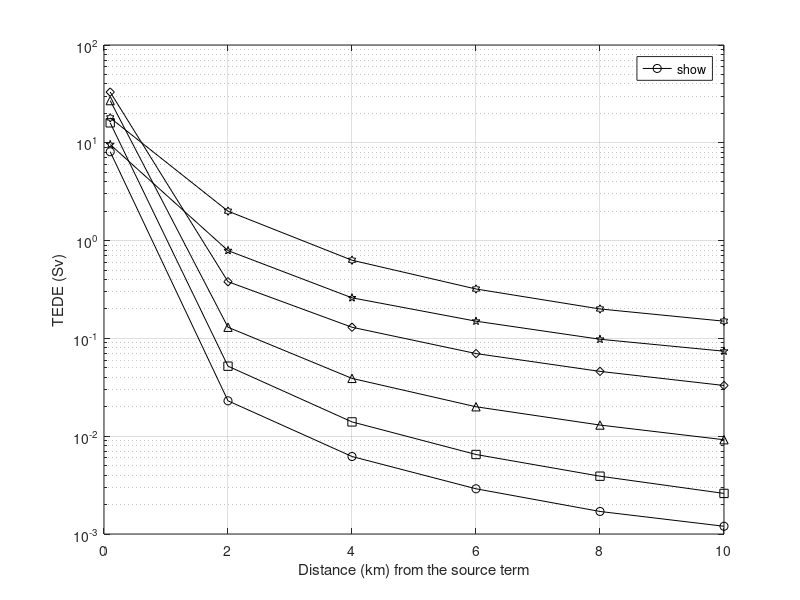
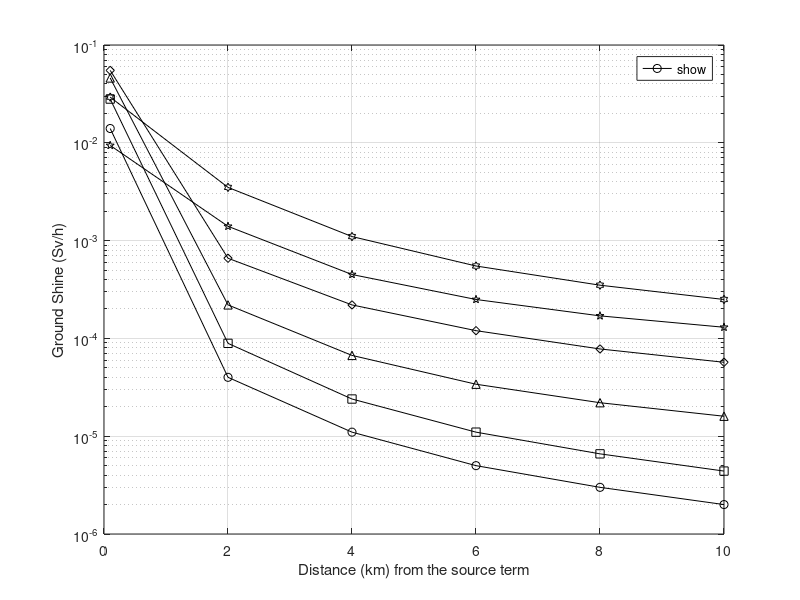
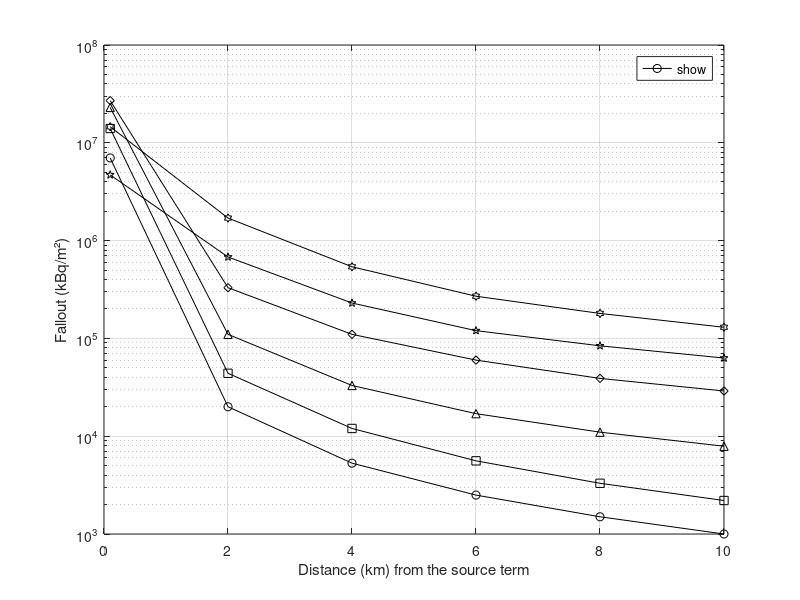
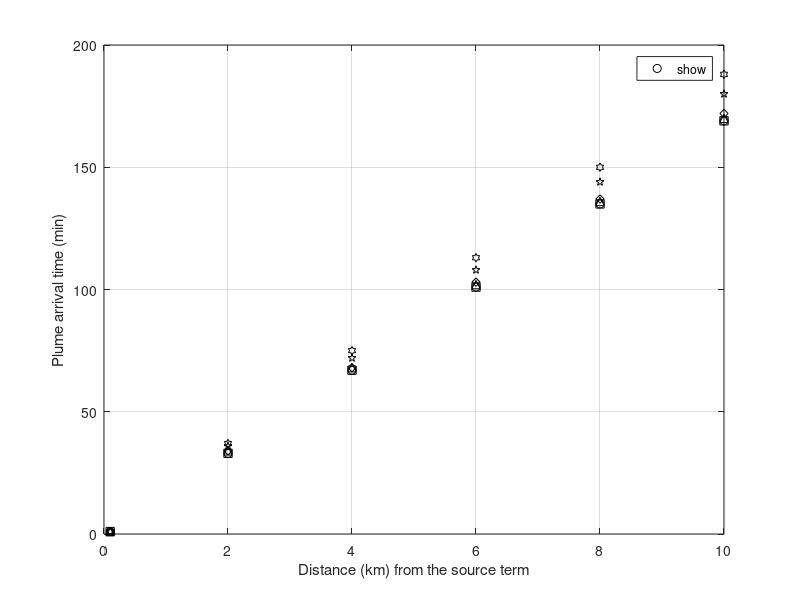

MATLAB code to generate these figures, in order:
% --------------------------Disclaimer-------------------------------------
% ANALYSIS OF PHASE 2, STAGE 1, OFF-SITE RELEASE
% Author: Rodrigo Carneiro Curzio (rodrigo.curzio@ime.eb.br) | Date: Set 15th 2024
% Based on: HOMANN, Steven G. HotSpot health physics codes. Lawrence Livermore National Laboratory (LLNL), Livermore, CA (United States), 2010.
% -------------------------------------------------------------------------
clear all, clc, close all

%% --- Step 1: Global parameters ------------------------------------------
% Distance from the source term (km)
Location = [0.1; 0.5; 1.0; 2.0; 4.0; 6.0; 8.0; 10.0];

% Selecionando os índices desejados: 1 (0.1), 4 (2), 5 (4), 6 (6), 7 (8), 8 (10)
selectedIndices = [1, 4, 5, 6, 7, 8];
location = Location(selectedIndices);

%% --- Step 2: Sample -----------------------------------------------------
% TEDE (Sv) values for the different PG classes 
A_T = [8.10E+00; 3.50E-01; 9.00E-02; 2.30E-02; 6.20E-03; 2.90E-03; 1.70E-03; 1.20E-03];
B_T = [1.60E+01; 7.90E-01; 2.00E-01; 5.20E-02; 1.40E-02; 6.50E-03; 3.90E-03; 2.60E-03];
C_T = [2.70E+01; 1.80E+00; 4.70E-01; 1.30E-01; 3.90E-02; 2.00E-02; 1.30E-02; 9.20E-03];
D_T = [3.30E+01; 3.90E+00; 1.20E+00; 3.80E-01; 1.30E-01; 7.00E-02; 4.60E-02; 3.30E-02];
E_T = [9.60E+00; 8.40E+00; 2.60E+00; 7.90E-01; 2.60E-01; 1.50E-01; 9.80E-02; 7.40E-02];
F_T = [1.80E+01; 1.60E+01; 6.50E+00; 2.00E+00; 6.30E-01; 3.20E-01; 2.00E-01; 1.50E-01];

% Ground Shine (Sv/h) values for the different PG classes 
A_G = [1.40E-02; 6.00E-04; 1.50E-04; 4.00E-05; 1.10E-05; 5.00E-06; 3.00E-06; 2.00E-06];
B_G = [2.80E-02; 1.40E-03; 3.40E-04; 8.90E-05; 2.40E-05; 1.10E-05; 6.60E-06; 4.40E-06];
C_G = [4.60E-02; 3.10E-03; 8.10E-04; 2.20E-04; 6.70E-05; 3.40E-05; 2.20E-05; 1.60E-05];
D_G = [5.50E-02; 6.80E-03; 2.10E-03; 6.60E-04; 2.20E-04; 1.20E-04; 7.80E-05; 5.70E-05];
E_G = [9.40E-03; 1.40E-02; 4.40E-03; 1.40E-03; 4.50E-04; 2.50E-04; 1.70E-04; 1.30E-04];
F_G = [2.93E-02; 2.60E-02; 1.10E-02; 3.50E-03; 1.10E-03; 5.50E-04; 3.50E-04; 2.50E-04];

% Ground Surface (kBq/m²) values for the different PG classes 
A_S = [7.00E+06; 3.00E+05; 7.70E+04; 2.00E+04; 5.30E+03; 2.50E+03; 1.50E+03; 1.00E+03];
B_S = [1.40E+07; 6.80E+05; 1.70E+05; 4.40E+04; 1.20E+04; 5.60E+03; 3.30E+03; 2.20E+03];
C_S = [2.30E+07; 1.50E+06; 4.10E+05; 1.10E+05; 3.30E+04; 1.70E+04; 1.10E+04; 7.90E+03];
D_S = [2.70E+07; 3.40E+06; 1.00E+06; 3.30E+05; 1.10E+05; 6.00E+04; 3.90E+04; 2.90E+04];
E_S = [4.70E+06; 7.20E+06; 2.20E+06; 6.80E+05; 2.30E+05; 1.20E+05; 8.40E+04; 6.30E+04];
F_S = [1.46E+07; 1.30E+07; 5.60E+06; 1.70E+06; 5.40E+05; 2.70E+05; 1.80E+05; 1.30E+05];

% Arrival Time da Pluma (min) values for the different PG classes 
A_AT = [1.00; 8.00; 16.00; 33.00; 67.00; 101.00; 135.00; 169.00]; % A Class
B_AT = [1.00; 8.00; 16.00; 33.00; 67.00; 101.00; 135.00; 169.00]; % B Class
C_AT = [1.00; 8.00; 17.00; 34.00; 68.00; 102.00; 136.00; 170.00]; % C Class
D_AT = [1.00; 8.00; 17.00; 34.00; 68.00; 103.00; 137.00; 172.00]; % D Class
E_AT = [1.00; 9.00; 18.00; 36.00; 72.00; 108.00; 144.00; 180.00]; % E Class
F_AT = [1.00; 9.00; 18.00; 37.00; 75.00; 113.00; 150.00; 188.00]; % F Class

% Area (km²) of the radioactive plumes for the different PG classes
classes_Pasquill = {'A', 'B', 'C', 'D', 'E', 'F'};
x = 1:length(classes_Pasquill); % Numeric x-axis corresponding to the classes
area_700mSv = [3.40E-02, 5.50E-02, 8.70E-02, 1.70E-01, 3.00E-01, 5.90E-01];
area_100mSv = [2.40E-01, 3.90E-01, 6.70E-01, 1.80E+00, 3.30E+00, 5.40E+00];
area_50mSv  = [4.80E-01, 7.80E-01, 1.40E+00, 4.20E+00, 8.30E+00, 1.10E+01];

% Distances at which TEDE is maximum
max_dist = [0.027; 0.045; 0.068; 0.094; 0.19; 0.35];

% Maximum TEDE values
max_TEDE = [4.20E+01; 3.50E+01;3.40E+01; 3.30E+01; 2.30E+01; 1.80E+01];

% Plume velocity for different PG classes
vel_pluma = [2.4;2.25;2.12;1.9;1.6;1.2];

% Isodoses Curves for different PG classes
inner  =  [0.35, 0.53, 0.81, 1.4, 2.2, 3.7];
middle =  [0.94, 1.4, 2.3, 4.7, 7.9, 12];
outer  =  [1.3, 2, 3.4, 7.5, 13, 17];

% Excess Relative Risk (ERR) for different PG classes - Male Gender
MA = [1.17E+03, 1.25E+01, 6.21E-01, 1.50E-01, 3.99E-02, 1.86E-02, 1.09E-02, 7.68E-03];
MB = [4.34E+03, 2.69E+01, 9.07E+00, 3.48E-01, 9.06E-02, 4.18E-02, 2.50E-02, 1.67E-02];
MC = [1.21E+04, 8.34E+01, 1.59E+01, 9.25E-01, 2.58E-01, 1.30E-01, 8.41E-02, 5.93E-02];
MD = [1.79E+04, 3.06E+02, 4.59E+01, 1.33E+01, 7.69E+00, 4.75E-01, 3.06E-01, 2.17E-01];
ME = [1.62E+03, 1.26E+03, 1.51E+02, 2.69E+01, 1.04E+01, 8.07E+00, 6.80E-01, 5.04E-01];
MF = [5.46E+03, 4.34E+03, 7.77E+02, 9.85E+01, 2.10E+01, 1.18E+01, 9.07E+00, 8.07E+00];

% Excess Relative Risk (ERR) for different PG classes - Female Gender
FA = [8.36E+02, 8.93E+00, 4.82E-01, 1.16E-01, 3.10E-02, 1.44E-02, 8.45E-03, 5.97E-03];
FB = [3.09E+03, 1.92E+01, 6.45E+00, 2.70E-01, 7.04E-02, 3.25E-02, 1.94E-02, 1.29E-02];
FC = [8.60E+03, 5.94E+01, 1.13E+01, 5.47E+00, 2.00E-01, 1.01E-01, 6.53E-02, 4.61E-02];
FD = [1.28E+04, 2.18E+02, 3.27E+01, 9.49E+00, 5.47E+00, 3.69E-01, 2.38E-01, 1.69E-01];
FE = [1.15E+03, 8.96E+02, 1.08E+02, 1.92E+01, 7.38E+00, 5.74E+00, 5.28E-01, 3.91E-01];
FF = [3.89E+03, 3.09E+03, 5.53E+02, 7.01E+01, 1.49E+01, 8.39E+00, 6.45E+00, 5.74E+00];

%% --- Step 3: Results -----------------------------------------------------

% 1) TEDE (Sv)
% semilogy graph
figure;
semilogy(location, A_T(selectedIndices), '-ko', 'DisplayName', 'A Class');
hold on;
semilogy(location, B_T(selectedIndices), '-ks', 'DisplayName', 'B Class');
semilogy(location, C_T(selectedIndices), '-k^', 'DisplayName', 'C Class');
semilogy(location, D_T(selectedIndices), '-kd', 'DisplayName', 'D Class');
semilogy(location, E_T(selectedIndices), '-kp', 'DisplayName', 'E Class');
semilogy(location, F_T(selectedIndices), '-kh', 'DisplayName', 'F Class');
hold off;

% chart settings 
xlabel('Distance (km) from the source term');
ylabel('TEDE (Sv)');
legend("show",'Box','off');
grid on;
xlim([0 10]);
xticks(0:2:10); 

% 2) Ground Shine (Sv/h)
% Semilogy graph 
figure
semilogy(location, A_G(selectedIndices), '-ko', 'DisplayName', 'A Class');
hold on;
semilogy(location, B_G(selectedIndices), '-ks', 'DisplayName', 'B Class');
semilogy(location, C_G(selectedIndices), '-k^', 'DisplayName', 'C Class');
semilogy(location, D_G(selectedIndices), '-kd', 'DisplayName', 'D Class');
semilogy(location, E_G(selectedIndices), '-kp', 'DisplayName', 'E Class');
semilogy(location, F_G(selectedIndices), '-kh', 'DisplayName', 'F Class');
hold off;

% Chart settings
xlabel('Distance (km) from the source term');
ylabel('Ground Shine (Sv/h)');
legend("show",'Box','off')
grid on;
xlim([0 10]);
xticks(0:2:10);

% 3) Ground Surface (kBq/m²)
% Semilogy graph 
figure
semilogy(location, A_S(selectedIndices), '-ko', 'DisplayName', 'A Class');
hold on;
semilogy(location, B_S(selectedIndices), '-ks', 'DisplayName', 'B Class');
semilogy(location, C_S(selectedIndices), '-k^', 'DisplayName', 'C Class');
semilogy(location, D_S(selectedIndices), '-kd', 'DisplayName', 'D Class');
semilogy(location, E_S(selectedIndices), '-kp', 'DisplayName', 'E Class');
semilogy(location, F_S(selectedIndices), '-kh', 'DisplayName', 'F Class');
hold off;

% Chart settings
xlabel('Distance (km) from the source term');
ylabel('Fallout (kBq/m²)');
legend("show",'Box','off')
grid on;
xlim([0 10]);
xticks(0:2:10);

% 4) Plume Arrival Time (min)
% Graph
figure;
plot(location, A_AT(selectedIndices), 'ko', 'DisplayName', 'A Class');
hold on;
plot(location, B_AT(selectedIndices), 'ks', 'DisplayName', 'B Class');
plot(location, C_AT(selectedIndices), 'k^', 'DisplayName', 'C Class');
plot(location, D_AT(selectedIndices), 'kd', 'DisplayName', 'D Class');
plot(location, E_AT(selectedIndices), 'kp', 'DisplayName', 'E Class');
plot(location, F_AT(selectedIndices), 'kh', 'DisplayName', 'F Class');
hold off;

% Chart settings
xlabel('Distance (km) from the source term');
ylabel('Plume arrival time (min)');
legend("show",'Box','off','Location','best') 
grid on;
xlim([0 10]);
xticks(0:2:10);

% 5) Plume Area  (km²)
% Graph
figure;
plot(x, area_700mSv, 'ko', 'DisplayName', '700 mSv','LineWidth',1.5,'MarkerFaceColor','k');
hold on;
plot(x, area_100mSv, 'ks', 'DisplayName', '100 mSv','LineWidth',1.5,'MarkerFaceColor','k');
hold on;
plot(x, area_50mSv, 'k^', 'DisplayName', '50 mSv','LineWidth',1.5,'MarkerFaceColor','k');
hold on;
hold off;

% Adjusting the x-axis to show the Pasquill-Gifford classes
set(gca, 'XTick', x, 'XTickLabel', classes_Pasquill);

% Chart settings
xlabel('Pasquill-Gifford Classes');
ylabel('Plume area (km²)');
legend('Location', 'best', 'Box', 'off'); 
grid on;

% 6) Maximum TEDE (Sv) 
% Graph 
figure;
plot(x, max_TEDE, 'k^','LineWidth',1.5,'MarkerFaceColor','k');

% Adjusting the x-axis to show Pasquill-Gifford classes
set(gca, 'XTick', x, 'XTickLabel', classes_Pasquill);

% Chart settings
xlabel('Pasquill-Gifford Classes');
ylabel('Maximum TEDE');
grid on;

% 7) Plume Velocity (m/s)
% Graph
figure;
plot(x, vel_pluma, 'kd','LineWidth',1.5','MarkerFaceColor','k');

% Adjusting the x-axis to show Pasquill-Gifford classes
set(gca, 'XTick', x, 'XTickLabel', classes_Pasquill);

% Chart settings
xlabel('Pasquill-Gifford Classes');
ylabel('Velocity (m/s)');
grid on;

% 8) Distance where TEDE is maximum (km)
% Graph
figure;
plot(x, max_dist*1000, 'k^','LineWidth',1.5','MarkerFaceColor','k');

% Adjusting the x-axis to show Pasquill-Gifford classes
set(gca, 'XTick', x, 'XTickLabel', classes_Pasquill);

% Chart settings
xlabel('Pasquill-Gifford Classes');
ylabel('Distance (m) from the source term');
grid on;

% 9) Contours of isodoses (TEDE-Sv)
% Graph
figure;
hold on;
plot(x, inner, 'k^', 'DisplayName', '700 mSv', 'LineWidth', 2,'MarkerFaceColor','k');
plot(x, middle, 'ks', 'DisplayName', '100 mSv', 'LineWidth', 2,'MarkerFaceColor','k');
plot(x, outer, 'kd', 'DisplayName', '50 mSv', 'LineWidth', 2,'MarkerFaceColor','k');
xlabel('Pasquill-Gifford Classes');
ylabel('Distance (km)');

% Add labels to classes on the x-axis
set(gca, 'XTick', x, 'XTickLabel', classes_Pasquill);

% Add a caption
legend('Location', 'best', 'Box', 'off'); 

% Add a grid
grid on;

% Adjusting the y-axis limits
ylim([0 20]);
box on

hold off;

% 10) ERR Male 
% Graph
figure;
semilogy(location, MA(selectedIndices), 'o', 'MarkerEdgeColor', 'k', 'MarkerFaceColor', 'k', 'DisplayName', 'A Class'); hold on;
semilogy(location, MB(selectedIndices), '^', 'MarkerEdgeColor', 'k', 'MarkerFaceColor', 'k', 'DisplayName', 'B Class');
semilogy(location, MC(selectedIndices), 's', 'MarkerEdgeColor', 'k', 'MarkerFaceColor', 'k', 'DisplayName', 'C Class');
semilogy(location, MD(selectedIndices), '*', 'MarkerEdgeColor', 'k', 'MarkerFaceColor', 'k', 'DisplayName', 'D Class');
semilogy(location, ME(selectedIndices), 'd', 'MarkerEdgeColor', 'k', 'MarkerFaceColor', 'k', 'DisplayName', 'E Class');
semilogy(location, MF(selectedIndices), '+', 'MarkerEdgeColor', 'k', 'MarkerFaceColor', 'k', 'DisplayName', 'F Class');

% Add title and labels to axes
xlabel('Distance (km) from the source term');
ylabel('ERR (Leucemia - Male)');
legend('Location', 'bestoutside', 'Box', 'off'); 
grid on;
xlim([0 10]);
xticks(0:2:10); 

% 11) ERR Female
% Graph
figure;
semilogy(location, FA(selectedIndices), 'o', 'MarkerEdgeColor', 'k', 'MarkerFaceColor', 'k', 'DisplayName', 'A Class'); hold on;
semilogy(location, FB(selectedIndices), '^', 'MarkerEdgeColor', 'k', 'MarkerFaceColor', 'k', 'DisplayName', 'B Class');
semilogy(location, FC(selectedIndices), 's', 'MarkerEdgeColor', 'k', 'MarkerFaceColor', 'k', 'DisplayName', 'C Class');
semilogy(location, FD(selectedIndices), '*', 'MarkerEdgeColor', 'k', 'MarkerFaceColor', 'k', 'DisplayName', 'D Class');
semilogy(location, FE(selectedIndices), 'd', 'MarkerEdgeColor', 'k', 'MarkerFaceColor', 'k', 'DisplayName', 'E Class');
semilogy(location, FF(selectedIndices), '+', 'MarkerEdgeColor', 'k', 'MarkerFaceColor', 'k', 'DisplayName', 'F Class');

% Add title and labels to axes
xlabel('Distance (km) from the source term');
ylabel('ERR (Leucemia - Female)');
legend('Location', 'bestoutside', 'Box', 'off'); 
grid on

